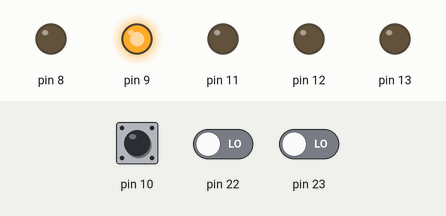
Recording of a sketch running on a simulated Arduino Uno, built with avr-gcc and run on an emulated ATmega328P. Shown: output pins drawn as LEDs (lit = HIGH). The test bench sets the inputs (shaded band); at power-on: pin 10 HIGH, pin 22 LOW, pin 23 LOW.

Above: at 1.2 s.
1.3 s: pin 10 pulled LOW for 1 s
At 3.8 s:
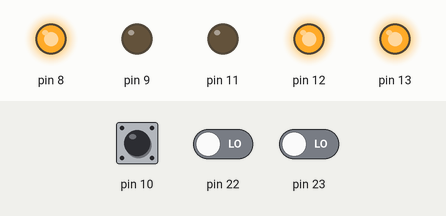
4.3 s: pin 10 pulled LOW for 0.15 s
At 6.3 s:
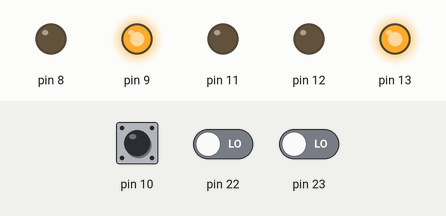
7.4 s: pin 10 pulled LOW for 3.2 s
At 12.8 s:
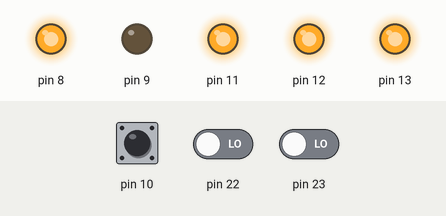
Timing chart, 0 to 18.1 s (numbered marks = the images above; inputs shaded):
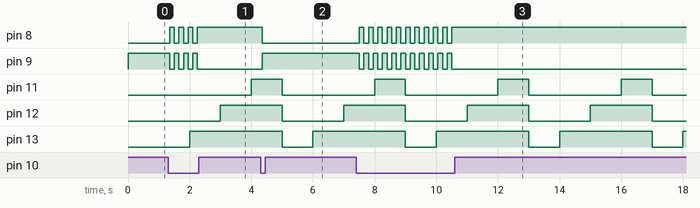

Measured:
- after the input at 1.3 s, pin 8: alternates HIGH for 0.15 s and LOW for 0.15 s, 7 changes in all, then stays HIGH, starting after 0.05 s; pin 9: alternates HIGH for 0.15 s and LOW for 0.15 s, 7 changes in all, then stays LOW, starting after 0.05 s
- after the input at 4.3 s, pin 8: HIGH → LOW after 0.05 s; pin 9: LOW → HIGH after 0.05 s
- after the input at 7.4 s, pin 8: alternates HIGH for 0.15 s and LOW for 0.15 s, 21 changes in all, then stays HIGH, starting after 0.10 s; pin 9: alternates HIGH for 0.15 s and LOW for 0.15 s, 21 changes in all, then stays LOW, starting after 0.10 s
- by itself, pin 11: alternates HIGH for 1.0 s and LOW for 3.0 s
- by itself, pin 12: alternates HIGH for 2.0 s and LOW for 2.0 s
- by itself, pin 13: alternates HIGH for 3.0 s and LOW for 1.0 s

The sketch:

sketch_nov1a.ino
```cpp
#include "task1.h"
#include "task2.h"

void setup() {
  // put your setup code here, to run once:
  setup_task1();
  setup_task2();
}

void loop() {
  // put your main code here, to run repeatedly:
  task2();
  task1();
}
```

task1.cpp
```cpp
#include "task1.h"

static enum states cs = ST0;
static enum states ns = ST0;
static unsigned long previousMillis = 0;
static const unsigned long interval = 1000;

void setup_task1(void) {
  PORTB &= ~((1 << PB5) | (1 << PB4) | (1 << PB3));
  DDRB |= (1 << DDB5) | (1 << DDB4) | (1 << DDB3);
}

void task1(void) {
  unsigned long currentMillis = millis();

  if (currentMillis - previousMillis >= interval) {
    previousMillis = currentMillis;

    switch (cs) {
      case ST0:
        PORTB &= ~((1 << PB5) | (1 << PB4) | (1 << PB3));
        ns = ST1;
        break;

      case ST1:
        PORTB &= ~((1 << PB5) | (1 << PB4) | (1 << PB3));
        PORTB |= (1 << PB5);
        ns = ST2;
        break;

      case ST2:
        PORTB &= ~((1 << PB5) | (1 << PB4) | (1 << PB3));
        PORTB |= (1 << PB5) | (1 << PB4);
        ns = ST3;
        break;

      case ST3:
        PORTB &= ~((1 << PB5) | (1 << PB4) | (1 << PB3));
        PORTB |= (1 << PB5) | (1 << PB4) | (1 << PB3);
        ns = ST0;
        break;
    }

    cs = ns;
  }
}
```

task1.h
```cpp
#pragma once
#include <Arduino.h>

void setup_task1(void);
void task1(void);
enum states {ST0, ST1, ST2, ST3, ST4};
```

task2.cpp
```cpp
#include "task2.h"
static enum stari_buton stare = NEAPASAT;
static unsigned long previousMillis = 0;
static const unsigned long interval = 150;

void setup_task2(void){
  DDRB  &= ~(1 << DDB2); // D10 input
  PORTB |=  (1 << PB2);  // Pull up -> stare neapasata este activa


  DDRB |= (1 << DDB1) | (1<< DDB0); //D09 si D08 output
  PORTB |= (1<<PB1); // D09 aprins
  PORTB &= ~(1<<PB0); // DO8 stins
}

void task2(void) {
  uint8_t i = (PINB >> PB2) & 1;
  unsigned long currentMillis = millis();
  //la fiecare 50 de milisecunde ca sa nu efectueaza schimbarea de foarte multe ori (poate tin mult apasat pe buton)
  if(currentMillis - previousMillis >= interval){

    if (i == 0 && stare == NEAPASAT) {
      PORTB &= ~(1 << PB1);
      PORTB |=  (1 << PB0);
      stare = APASAT;
    } else if(i == 0 && stare == APASAT) {
      PORTB |=  (1 << PB1);
      PORTB &= ~(1 << PB0);
      stare = NEAPASAT;
    }
    previousMillis = currentMillis;

  }
}
```

task2.h
```cpp
#pragma once
#include <Arduino.h>
void setup_task2(void);
void task2(void);
enum stari_buton {APASAT, NEAPASAT};
```

task3.cpp
```cpp
#include "task3.h"
void setup_task3(void){

  DDRD  &= ~(1 << DDD2); // PD2 input
  PORTD |=  (1 << PD2);  // Pull up -> stare neapasata este activa

  //setez pentru pinul int01 (d2) intreruperea pe FALLING EDGE
  EICRA |=  (1 << ISC01);
  EICRA &= ~(1 << ISC00);

  //pentru a da enable la intreruperea de pe pinul INT0
  EIFR  |= (1 << INTF0); //scriu unu pentru a sterge flag ul setet posibil anterior (set for clear)
  EIMSK |= (1<<INT0);

  //pinul 7 il setez ca output cu valoarea initiala low
  DDRD |= (1<<DDD7);
  PORTD &= ~(1<<PD7);

  //enable la intreruperi (GLOBAL)
  SREG |= (1<<7);
}
  ISR(INT0_vect){
    PORTD ^= (1 << PD7);
  }

void task3(void){
}
```

task3.h
```cpp
#pragma once
#include <Arduino.h>
void setup_task3(void);
void task3(void);
```

task4.cpp
```cpp
#include "task4.h"
static enum states cs = ST0;
static enum states ns = ST0;

volatile bool flag = false;
void setup_task4(void) {
  // definesc porturile pentru aprinderea led-urilor
  setup_task1();
  // ma asigur ca timerul este oprit cat timp fac modificarile si ca sterg configurarile anterioare
  TCCR1B = 0; TCCR1A = 0;
  TCNT1 = 0;

  // OCRA1H
  // 0011_1101_0000_1001
  // OCR1A[15:8] = 0b00111101;
  // // OCRA1L
  // OCR1A[7:0] = 0b00001001;
  OCR1A = 15624;

  // NU FOLOSESC TCNT0 pentru ca ESTE FOLOSIT de milis() in task2 pentru debounce !!!
  // folosesc TCNT1
  // ma asigur ca pinii de outpun nu sunt setati
  TCCR1A &=~(1<<COM1A1 | 1<<COM1A0 | 1<<COM1B1 | 1<<COM1B0);

  // setez modul CTC si setez MAX ca fiind valoarea din OCR1A
  TCCR1B &=~(1<<WGM13);
  TCCR1B |=(1<<WGM12);
  TCCR1A &=~(1<<WGM11 | 1<<WGM10);

  // setez prescaler pe 256 si astfel trebuie sa am in OCR1A val (in baza 10) 15625 (4000000/256, unde 4*10^6 = nr. de cloci pe o perioada de 0.25 s)
  TCCR1B |=(1<<CS12);
  TCCR1B &=~(1<<CS11 | 1<<CS10);


  // ma asigur ca intrerupt flag este cleared
  TIFR1 |= (1<<OCF1A);
  // dau enable la intreruperi realizate de acest timer TCNT1
  TIMSK1 |=(1<<OCIE1A);
  // ma asigur ca nu se activeaza intreruperea la overflow
  TIMSK1 &=~(1<<TOIE1);

  // enable la intreruperi (GLOBAL)
  SREG |= (1<<7);
}
  ISR(TIMER1_COMPA_vect){
    flag = true;
  }

void task4(void) {
  if (flag) {
    flag = false;
    switch (cs) {
      case ST0:
        PORTB &= ~((1 << PB5) | (1 << PB4) | (1 << PB3));
        ns = ST1;
        break;

      case ST1:
        PORTB &= ~((1 << PB5) | (1 << PB4) | (1 << PB3));
        PORTB |= (1 << PB5);
        ns = ST2;
        break;

      case ST2:
        PORTB &= ~((1 << PB5) | (1 << PB4) | (1 << PB3));
        PORTB |= (1 << PB5) | (1 << PB4);
        ns = ST3;
        break;

      case ST3:
        PORTB &= ~((1 << PB5) | (1 << PB4) | (1 << PB3));
        PORTB |= (1 << PB5) | (1 << PB4) | (1 << PB3);
        ns = ST0;
        break;
    }
    cs = ns;
  }
}
```

task4.h
```cpp
#pragma once
#include <Arduino.h>
#include "task1.h"

void setup_task4(void);
void task4(void);
```

task5.cpp
```cpp
#include "task5.h"

void setup_task5(void) {
  // folosesc TCNT2 si numar 16.000 de cloci interni OCR2A = 250 cu un prescaler de 64
  // folosesc modul fast PWM si imi setez pinul ca iesire OC2B -> PD3
  // in timpul intreruperii eu cresc OCR2B cu ajutorul careia generez semnalul pentru aprinderea led ului gradual
  OCR2A = 250;
  OCR2B = 0;

  // resetez atat timer - ul cat si registrii de control (configurarile)
  TCNT2 = 0;
  TCCR2A = 0;
  TCCR2B = 0;

  // setez pin ul PD3 (OC2B) ->Clear OC2B on compare match when up-counting
  // cu cat cresc OCR2B cu atat ii dau clear mai tarziu si deci creste duty cycle ul
  TCCR2A |= (1 << COM2B1 | 1 << WGM21 | 1 << WGM20);
  TCCR2A &= ~(1 << COM2B0);
  TCCR2B |= 1 << WGM22;

  DDRD |= (1 << DDD3);

  // setez prescaler ul la 64
  TCCR2B |= 1 << CS22;
  TCCR2B &= ~(1 << CS21 | 1 << CS20);

  TIFR2 |= (1 << OCF2A);  // ma asigur ca dau clear la flag sa nu intre din prima in ISR

  TIMSK2 &= ~(1 << TOIE2);
  TIMSK2 |= (1 << OCIE2A);
  // enable la intreruperi globale
  SREG |= (1 << 7);
}

ISR(TIMER2_COMPA_vect) {
  static uint8_t counter = 0;
  counter++;
  if (counter > 10) {
    if (OCR2B + 1 > 250) {
      OCR2B = 0;
    } else {
      OCR2B++;
    }
    counter = 0;
  }
}

void task5(void) {
}
```

task5.h
```cpp
#pragma once
#include <Arduino.h>
void setup_task5(void);
void task5(void);
```

task6.cpp
```cpp
#include "task6.h"
void setup_task6(void) {
  // Folosesc TCNT0, dar nu reset3ez complet configuratiile sale pentru ca este folosit de CPU pentru milis() si este deja setat in fast PWM mode cu prescaler de 64 si ca TOP foloseste 0xFF

  // Ma asigur ca nu se realizeaza nicio intrerupere pe compare match cu OCR0A SAU OCR0B
  TIMSK0 &= ~(1 << OCIE0A | 1 << OCIE0B);

  // Ma asigur ca OC0B este deconectat
  TCCR0A &= ~(1 << COM0B1 | 1 << COM0B0);


  // Folosesc Pin ul PC0/ADC[0] (D14) pentru a citi tensiunea potentiometrului
  // St. potentiometrului o leg la ground, mijlocul la pinul PC0, iar dr. pot. la 5V OUT

  // Selectez referinta interna de 5V AVcc
  ADMUX = 0;
  ADMUX |= (1 << REFS0);
  ADMUX &= ~(1 << REFS1);

  // Right adjust
  ADMUX &= ~(1 << ADLAR);

  // Selectez ADC[0] ca intrare pentru ADC
  ADMUX &= ~(1 <<MUX3 | 1 <<MUX1 | 1 <<MUX2 | 1 <<MUX0);

  // Ma asigur ca IF este cleared scriind 1 logic in el
  ADCSRA |= (1<<ADIF);

  // Ma asigur ca buffer ul digital pentru ADC[0] este dezactivat
  DIDR0 |= (1<<ADC0D);

  /* Setez prescaler pentru a micsora frecventa de achizitie ca acel condensator folosit pt. sample and hold sa aiba timp sa se incarce
    (frecventa unei conversii aprox. egala cu 9615Hz = (16*10^6/128)/13, unde 13 aprox. egal nr. cicluri ADC pt. o conversie)
  */
  ADCSRA |= (1<<ADPS2 | 1<<ADPS1 | 1<<ADPS0);

  // Setez modul free running
  ADCSRB &= ~(1<<ADTS2 | 1<<ADTS1 | 1<<ADTS0);

  // Dau enable la auto triggering
  ADCSRA |= (1<<ADATE);

  // Pornesc intreruperea de final de conversie in care voi citi valoarea din ADCH si o sa o pun in OCR0A
  // ADCSRA |= (1<<ADIE);

  // Pornesc ADC
  ADCSRA |= (1<<ADEN);

  // Ii spun sa inceapa prima conversie
  ADCSRA |= (1<<ADSC);

  // Dau enable la intreruperi globare in celelalte task uri, deci in task6 bitul I este deja setat
  // SREG |= (1<<7);

  // Setez valoarea lui OCR0A cu 0(ma asigur ca iesirea este LOW inainte de prima actualizare a lui OCR0A), valoare pe care o actualizez la fiecare citire a ADC>>2
  OCR0A = 0;


  // Setez directia pentru pinul PD6 ca output
  DDRD |= 1<<DDD6;

  // Setez iesirea pentru pinul OC0A (PD6) pe clear on compare math with OCR0A
  TCCR0A |= (1 << COM0A1);
  TCCR0A &= ~(1 << COM0A0);
}

// ISR-ul
// ISR (ADC_vect){
//   OCR0A =  (uint8_t) (ADC>>2);
// }

void task6(void) {
    OCR0A =  (uint8_t) (ADC>>2);
}
```

task6.h
```cpp
#pragma once
#include <Arduino.h>
void setup_task6(void);
void task6(void);
```
